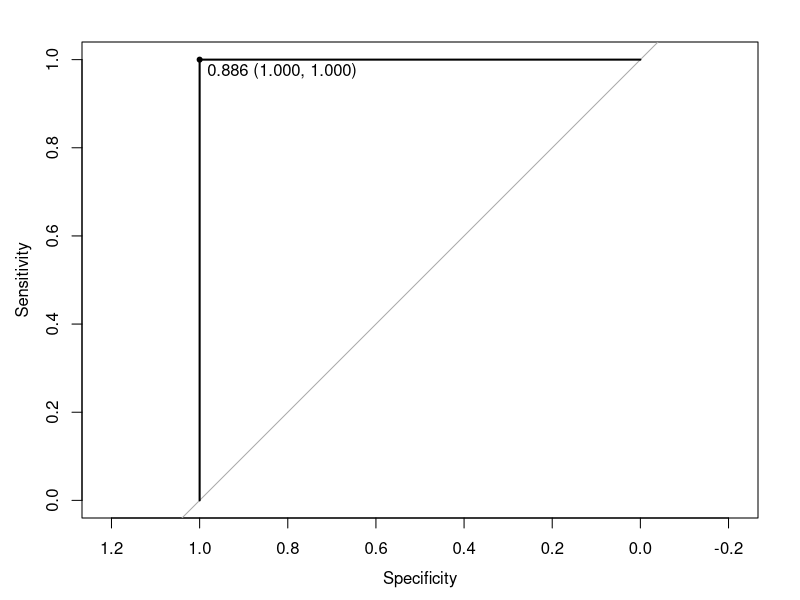

Here is the R script that generated this plot:
library(caret)
library(pROC)
data(iris)


iris <- iris[iris$Species == "virginica" | iris$Species == "versicolor", ]
iris$Species <- factor(iris$Species)  # setosa should be removed from factor

samples <- sample(NROW(iris), NROW(iris) * .7)
data.train <- iris[samples, ]
data.test <- iris[-samples, ]
forest.model <- train(Species ~., data.train)

result.predicted.prob <- predict(forest.model, data.test, type="prob") # Prediction

result.roc <- roc(data.test$Species, result.predicted.prob$versicolor) # Draw ROC curve.
plot(result.roc, print.thres="best", print.thres.best.method="closest.topleft")

result.coords <- coords(result.roc, "best", best.method="closest.topleft", ret=c("threshold", "accuracy"))
print(result.coords)#to get threshold and accuracy